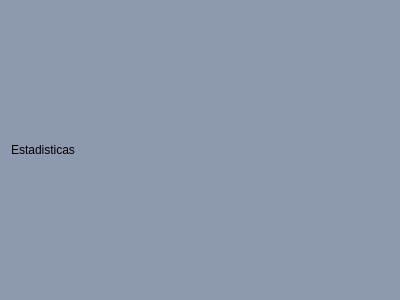
<?xml version="1.0" encoding="UTF-8"?>
<ui version="4.0">
 <class>VistaEntreno</class>
 <widget class="QWidget" name="VistaEntreno">
  <property name="geometry">
   <rect>
    <x>0</x>
    <y>0</y>
    <width>400</width>
    <height>300</height>
   </rect>
  </property>
  <property name="palette">
   <palette>
    <active>
     <colorrole role="WindowText">
      <brush brushstyle="SolidPattern">
       <color alpha="255">
        <red>0</red>
        <green>0</green>
        <blue>0</blue>
       </color>
      </brush>
     </colorrole>
     <colorrole role="Button">
      <brush brushstyle="SolidPattern">
       <color alpha="255">
        <red>141</red>
        <green>153</green>
        <blue>174</blue>
       </color>
      </brush>
     </colorrole>
     <colorrole role="Light">
      <brush brushstyle="SolidPattern">
       <color alpha="255">
        <red>213</red>
        <green>228</green>
        <blue>255</blue>
       </color>
      </brush>
     </colorrole>
     <colorrole role="Midlight">
      <brush brushstyle="SolidPattern">
       <color alpha="255">
        <red>177</red>
        <green>190</green>
        <blue>214</blue>
       </color>
      </brush>
     </colorrole>
     <colorrole role="Dark">
      <brush brushstyle="SolidPattern">
       <color alpha="255">
        <red>71</red>
        <green>77</green>
        <blue>87</blue>
       </color>
      </brush>
     </colorrole>
     <colorrole role="Mid">
      <brush brushstyle="SolidPattern">
       <color alpha="255">
        <red>94</red>
        <green>102</green>
        <blue>116</blue>
       </color>
      </brush>
     </colorrole>
     <colorrole role="Text">
      <brush brushstyle="SolidPattern">
       <color alpha="255">
        <red>0</red>
        <green>0</green>
        <blue>0</blue>
       </color>
      </brush>
     </colorrole>
     <colorrole role="BrightText">
      <brush brushstyle="SolidPattern">
       <color alpha="255">
        <red>255</red>
        <green>255</green>
        <blue>255</blue>
       </color>
      </brush>
     </colorrole>
     <colorrole role="ButtonText">
      <brush brushstyle="SolidPattern">
       <color alpha="255">
        <red>0</red>
        <green>0</green>
        <blue>0</blue>
       </color>
      </brush>
     </colorrole>
     <colorrole role="Base">
      <brush brushstyle="SolidPattern">
       <color alpha="255">
        <red>141</red>
        <green>153</green>
        <blue>174</blue>
       </color>
      </brush>
     </colorrole>
     <colorrole role="Window">
      <brush brushstyle="SolidPattern">
       <color alpha="255">
        <red>141</red>
        <green>153</green>
        <blue>174</blue>
       </color>
      </brush>
     </colorrole>
     <colorrole role="Shadow">
      <brush brushstyle="SolidPattern">
       <color alpha="255">
        <red>0</red>
        <green>0</green>
        <blue>0</blue>
       </color>
      </brush>
     </colorrole>
     <colorrole role="AlternateBase">
      <brush brushstyle="SolidPattern">
       <color alpha="255">
        <red>198</red>
        <green>204</green>
        <blue>214</blue>
       </color>
      </brush>
     </colorrole>
     <colorrole role="ToolTipBase">
      <brush brushstyle="SolidPattern">
       <color alpha="255">
        <red>255</red>
        <green>255</green>
        <blue>220</blue>
       </color>
      </brush>
     </colorrole>
     <colorrole role="ToolTipText">
      <brush brushstyle="SolidPattern">
       <color alpha="255">
        <red>0</red>
        <green>0</green>
        <blue>0</blue>
       </color>
      </brush>
     </colorrole>
     <colorrole role="PlaceholderText">
      <brush brushstyle="SolidPattern">
       <color alpha="127">
        <red>0</red>
        <green>0</green>
        <blue>0</blue>
       </color>
      </brush>
     </colorrole>
     <colorrole role="Accent">
      <brush brushstyle="SolidPattern">
       <color alpha="255">
        <red>255</red>
        <green>255</green>
        <blue>255</blue>
       </color>
      </brush>
     </colorrole>
    </active>
    <inactive>
     <colorrole role="WindowText">
      <brush brushstyle="SolidPattern">
       <color alpha="255">
        <red>0</red>
        <green>0</green>
        <blue>0</blue>
       </color>
      </brush>
     </colorrole>
     <colorrole role="Button">
      <brush brushstyle="SolidPattern">
       <color alpha="255">
        <red>141</red>
        <green>153</green>
        <blue>174</blue>
       </color>
      </brush>
     </colorrole>
     <colorrole role="Light">
      <brush brushstyle="SolidPattern">
       <color alpha="255">
        <red>213</red>
        <green>228</green>
        <blue>255</blue>
       </color>
      </brush>
     </colorrole>
     <colorrole role="Midlight">
      <brush brushstyle="SolidPattern">
       <color alpha="255">
        <red>177</red>
        <green>190</green>
        <blue>214</blue>
       </color>
      </brush>
     </colorrole>
     <colorrole role="Dark">
      <brush brushstyle="SolidPattern">
       <color alpha="255">
        <red>71</red>
        <green>77</green>
        <blue>87</blue>
       </color>
      </brush>
     </colorrole>
     <colorrole role="Mid">
      <brush brushstyle="SolidPattern">
       <color alpha="255">
        <red>94</red>
        <green>102</green>
        <blue>116</blue>
       </color>
      </brush>
     </colorrole>
     <colorrole role="Text">
      <brush brushstyle="SolidPattern">
       <color alpha="255">
        <red>0</red>
        <green>0</green>
        <blue>0</blue>
       </color>
      </brush>
     </colorrole>
     <colorrole role="BrightText">
      <brush brushstyle="SolidPattern">
       <color alpha="255">
        <red>255</red>
        <green>255</green>
        <blue>255</blue>
       </color>
      </brush>
     </colorrole>
     <colorrole role="ButtonText">
      <brush brushstyle="SolidPattern">
       <color alpha="255">
        <red>0</red>
        <green>0</green>
        <blue>0</blue>
       </color>
      </brush>
     </colorrole>
     <colorrole role="Base">
      <brush brushstyle="SolidPattern">
       <color alpha="255">
        <red>141</red>
        <green>153</green>
        <blue>174</blue>
       </color>
      </brush>
     </colorrole>
     <colorrole role="Window">
      <brush brushstyle="SolidPattern">
       <color alpha="255">
        <red>141</red>
        <green>153</green>
        <blue>174</blue>
       </color>
      </brush>
     </colorrole>
     <colorrole role="Shadow">
      <brush brushstyle="SolidPattern">
       <color alpha="255">
        <red>0</red>
        <green>0</green>
        <blue>0</blue>
       </color>
      </brush>
     </colorrole>
     <colorrole role="AlternateBase">
      <brush brushstyle="SolidPattern">
       <color alpha="255">
        <red>198</red>
        <green>204</green>
        <blue>214</blue>
       </color>
      </brush>
     </colorrole>
     <colorrole role="ToolTipBase">
      <brush brushstyle="SolidPattern">
       <color alpha="255">
        <red>255</red>
        <green>255</green>
        <blue>220</blue>
       </color>
      </brush>
     </colorrole>
     <colorrole role="ToolTipText">
      <brush brushstyle="SolidPattern">
       <color alpha="255">
        <red>0</red>
        <green>0</green>
        <blue>0</blue>
       </color>
      </brush>
     </colorrole>
     <colorrole role="PlaceholderText">
      <brush brushstyle="SolidPattern">
       <color alpha="127">
        <red>0</red>
        <green>0</green>
        <blue>0</blue>
       </color>
      </brush>
     </colorrole>
     <colorrole role="Accent">
      <brush brushstyle="SolidPattern">
       <color alpha="255">
        <red>255</red>
        <green>255</green>
        <blue>255</blue>
       </color>
      </brush>
     </colorrole>
    </inactive>
    <disabled>
     <colorrole role="WindowText">
      <brush brushstyle="SolidPattern">
       <color alpha="255">
        <red>71</red>
        <green>77</green>
        <blue>87</blue>
       </color>
      </brush>
     </colorrole>
     <colorrole role="Button">
      <brush brushstyle="SolidPattern">
       <color alpha="255">
        <red>141</red>
        <green>153</green>
        <blue>174</blue>
       </color>
      </brush>
     </colorrole>
     <colorrole role="Light">
      <brush brushstyle="SolidPattern">
       <color alpha="255">
        <red>213</red>
        <green>228</green>
        <blue>255</blue>
       </color>
      </brush>
     </colorrole>
     <colorrole role="Midlight">
      <brush brushstyle="SolidPattern">
       <color alpha="255">
        <red>177</red>
        <green>190</green>
        <blue>214</blue>
       </color>
      </brush>
     </colorrole>
     <colorrole role="Dark">
      <brush brushstyle="SolidPattern">
       <color alpha="255">
        <red>71</red>
        <green>77</green>
        <blue>87</blue>
       </color>
      </brush>
     </colorrole>
     <colorrole role="Mid">
      <brush brushstyle="SolidPattern">
       <color alpha="255">
        <red>94</red>
        <green>102</green>
        <blue>116</blue>
       </color>
      </brush>
     </colorrole>
     <colorrole role="Text">
      <brush brushstyle="SolidPattern">
       <color alpha="255">
        <red>71</red>
        <green>77</green>
        <blue>87</blue>
       </color>
      </brush>
     </colorrole>
     <colorrole role="BrightText">
      <brush brushstyle="SolidPattern">
       <color alpha="255">
        <red>255</red>
        <green>255</green>
        <blue>255</blue>
       </color>
      </brush>
     </colorrole>
     <colorrole role="ButtonText">
      <brush brushstyle="SolidPattern">
       <color alpha="255">
        <red>71</red>
        <green>77</green>
        <blue>87</blue>
       </color>
      </brush>
     </colorrole>
     <colorrole role="Base">
      <brush brushstyle="SolidPattern">
       <color alpha="255">
        <red>141</red>
        <green>153</green>
        <blue>174</blue>
       </color>
      </brush>
     </colorrole>
     <colorrole role="Window">
      <brush brushstyle="SolidPattern">
       <color alpha="255">
        <red>141</red>
        <green>153</green>
        <blue>174</blue>
       </color>
      </brush>
     </colorrole>
     <colorrole role="Shadow">
      <brush brushstyle="SolidPattern">
       <color alpha="255">
        <red>0</red>
        <green>0</green>
        <blue>0</blue>
       </color>
      </brush>
     </colorrole>
     <colorrole role="AlternateBase">
      <brush brushstyle="SolidPattern">
       <color alpha="255">
        <red>141</red>
        <green>153</green>
        <blue>174</blue>
       </color>
      </brush>
     </colorrole>
     <colorrole role="ToolTipBase">
      <brush brushstyle="SolidPattern">
       <color alpha="255">
        <red>255</red>
        <green>255</green>
        <blue>220</blue>
       </color>
      </brush>
     </colorrole>
     <colorrole role="ToolTipText">
      <brush brushstyle="SolidPattern">
       <color alpha="255">
        <red>0</red>
        <green>0</green>
        <blue>0</blue>
       </color>
      </brush>
     </colorrole>
     <colorrole role="PlaceholderText">
      <brush brushstyle="SolidPattern">
       <color alpha="127">
        <red>71</red>
        <green>77</green>
        <blue>87</blue>
       </color>
      </brush>
     </colorrole>
     <colorrole role="Accent">
      <brush brushstyle="SolidPattern">
       <color alpha="255">
        <red>183</red>
        <green>199</green>
        <blue>226</blue>
       </color>
      </brush>
     </colorrole>
    </disabled>
   </palette>
  </property>
  <property name="windowTitle">
   <string>Form</string>
  </property>
  <property name="autoFillBackground">
   <bool>true</bool>
  </property>
  <layout class="QVBoxLayout" name="verticalLayout">
   <item>
    <layout class="QHBoxLayout" name="horizontalLayout">
     <item>
      <layout class="QVBoxLayout" name="Layout_estadisticas">
       <item>
        <widget class="QLabel" name="label_estadisticas">
         <property name="styleSheet">
          <string notr="true">background-color: rgb(141, 153, 174);
border-color: rgb(141, 153, 174);
gridline-color: rgb(141, 153, 174);</string>
         </property>
         <property name="text">
          <string>Estadisticas</string>
         </property>
        </widget>
       </item>
      </layout>
     </item>
     <item>
      <layout class="QVBoxLayout" name="Layout_graf1"/>
     </item>
    </layout>
   </item>
   <item>
    <layout class="QVBoxLayout" name="Layout_graf2"/>
   </item>
  </layout>
 </widget>
 <resources/>
 <connections/>
</ui>
